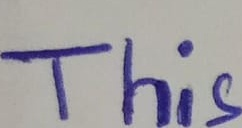
#> input picture words/word_1_1.jpg, 242 x 128 px, given as the content of the folder lines, which was not available
$ python letters_ext.py
#> lines starting #> are read from the running program, lines starting #| are printed output that depends on the picture; after the words box and inside, x2 and y2 are one past the last pixel; in counts of white or black regions, pixels touching at a corner belong together; pictures that were not available may be replaced by others from this repository, and a replacement may not be noted
import cv2
import numpy as np
import os

# Step 1: Extract Words from Each Line
def extract_words(line_paths, output_folder="words"):
    # Create output folder for words
#> called with output_folder = 'words'
    if not os.path.exists(output_folder):
        os.makedirs(output_folder)

    # Process each line image
    for line_idx, line_path in enumerate(line_paths):
        # Load the line image
        line = cv2.imread(line_path)
#> line is the input picture: shape (128, 242, 3); mean B, G, R 163.3, 158.5, 161.2

        # Convert to grayscale
        gray_line = cv2.cvtColor(line, cv2.COLOR_BGR2GRAY)
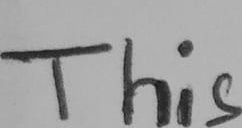
#> gray_line: shape (128, 242); min 22, max 189, mean 159.8

        # Threshold to binary (black and white)
        _, binary_line = cv2.threshold(gray_line, 127, 255, cv2.THRESH_BINARY_INV)
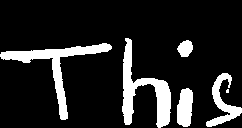
#> binary_line: shape (128, 242); 14.3% white; 6 white regions (1 under 20 px), largest, box (x1, y1, x2, y2) and area: (122, 38, 171, 128) 1552, (0, 43, 112, 120) 1493, (206, 73, 242, 127) 663, (177, 88, 193, 127) 504, (177, 40, 193, 57) 195

        # Sum pixel values horizontally (histogram)
        horizontal_histogram = np.sum(binary_line, axis=0)
#> horizontal_histogram = 242 values, max 22185 at index 127, min 0 at index 112, mean 4655.3

        # Define a threshold to find spaces between words
        threshold = 5  # Adjust this value based on the image
        min_space_width = 15  # Minimum number of consecutive non-colored columns to detect spaces
        words = []  # To store (start_col, end_col) of each word
        start_col = None
        space_counter = 0  # Counter to track spaces

        # Detect all start and end columns of words
        for c, value in enumerate(horizontal_histogram):
            if value > threshold:  # Found part of a word
                if start_col is None:
                    start_col = c  # Start of a word
                space_counter = 0  # Reset space counter
            elif value <= threshold:  # Found space
                if start_col is not None:
                    space_counter += 1
                    if space_counter >= min_space_width:  # Space is wide enough to separate words
                        end_col = c - space_counter  # End of the word
                        words.append((start_col, end_col))
                        start_col = None
                        space_counter = 0
#> this loop made 242 passes
#> (value, start_col) on pass 1: (765, 0)
#> value on passes 2 to 7: 1785, 1785, 2040, 1785, 2040, 2295
#> after the loop, start_col = 0; words = []

        # If the line ends with a word, handle it
        if start_col is not None:
            words.append((start_col, len(horizontal_histogram)))

        # Extract and save each word as a separate image
        if len(words) == 0:
            print(f"No words found in {line_path}.")
        else:
            for word_idx, (start_col, end_col) in enumerate(words):
                # Extract columns of the word
                word = line[:, start_col:end_col]

                # Save the extracted word
                output_path = os.path.join(output_folder, f"word_{line_idx + 1}_{word_idx + 1}.jpg")
                cv2.imwrite(output_path, word)
                print(f"Saved word: {output_path}")
#> this loop made 1 pass
#> (word_idx, start_col, end_col) on pass 1: (0, 0, 242)
#| Saved word: words/word_1_1.jpg

# Step 2: Get all line images from the lines folder
lines_folder = "lines"  # Folder containing the line images
line_paths = [os.path.join(lines_folder, file) for file in os.listdir(lines_folder) if file.endswith('.jpg')]

# Step 3: Run the Process for Extracting Words
words_folder = "words"  # Folder to save word images

# Extract words from the provided lines
extract_words(line_paths, output_folder=words_folder)

$ run again, on words/word_2_1.jpg
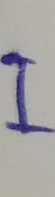
#> input picture words/word_2_1.jpg, 55 x 197 px, given as the content of the folder lines, which was not available
#> in extract_words, line is the input picture: shape (197, 55, 3); mean B, G, R 164.2, 163.7, 166.4
#> in extract_words, `gray_line = cv2.cvtColor(line, cv2.COLOR_BGR2GRAY)`:
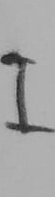
#> gray_line: shape (197, 55); min 31, max 187, mean 164.5
#> in extract_words, `_, binary_line = cv2.threshold(gray_line, 127, 255, cv2.THRESH_BINARY_..`:
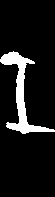
#> binary_line: shape (197, 55); 9.8% white; 1 white region, box (x1, y1, x2, y2) and area: (0, 51, 55, 134) 1067
#> horizontal_histogram = 55 values, max 19635 at index 20, min 510 at index 54, mean 4947
#> the loop in extract_words, `for c, value in enumerate(horizontal_histogram):` made 55 passes
#> (value, start_col) on pass 1: (765, 0)
#> after the loop in extract_words, `for c, value in enumerate(horizontal_histogram):`: start_col = 0; words = []
#> the loop in extract_words, `for word_idx, (start_col, end_col) in enumerate(words):` made 1 pass
#> (word_idx, start_col, end_col) on pass 1: (0, 0, 55)
#> (printed output is left out)

$ run again, on words/word_2_2.jpg
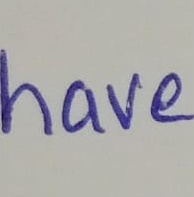
#> input picture words/word_2_2.jpg, 194 x 197 px, given as the content of the folder lines, which was not available
#> in extract_words, line is the input picture: shape (197, 194, 3); mean B, G, R 170.7, 170.2, 171.8
#> in extract_words, `gray_line = cv2.cvtColor(line, cv2.COLOR_BGR2GRAY)`:
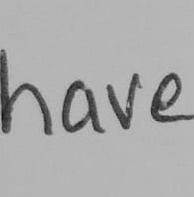
#> gray_line: shape (197, 194); min 13, max 194, mean 170.7
#> in extract_words, `_, binary_line = cv2.threshold(gray_line, 127, 255, cv2.THRESH_BINARY_..`:
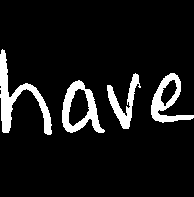
#> binary_line: shape (197, 194); 9.3% white; 4 white regions, box (x1, y1, x2, y2) and area: (0, 49, 52, 135) 1196, (62, 80, 105, 133) 925, (151, 73, 194, 123) 800, (107, 73, 141, 129) 632
#> horizontal_histogram = 194 values, max 21165 at index 2, min 0 at index 52, mean 4670.2
#> the loop in extract_words, `for c, value in enumerate(horizontal_histogram):` made 194 passes
#> (value, start_col) on pass 1: (9690, 0)
#> after the loop in extract_words, `for c, value in enumerate(horizontal_histogram):`: start_col = 0; words = []
#> the loop in extract_words, `for word_idx, (start_col, end_col) in enumerate(words):` made 1 pass
#> (word_idx, start_col, end_col) on pass 1: (0, 0, 194)
#> (printed output is left out)

$ run again, on words/word_2_3.jpg
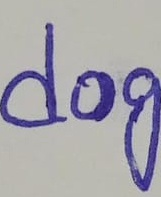
#> input picture words/word_2_3.jpg, 161 x 197 px, given as the content of the folder lines, which was not available
#> in extract_words, line is the input picture: shape (197, 161, 3); mean B, G, R 172, 164.3, 166.5
#> in extract_words, `gray_line = cv2.cvtColor(line, cv2.COLOR_BGR2GRAY)`:
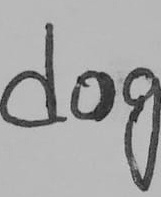
#> gray_line: shape (197, 161); min 16, max 205, mean 165.9
#> in extract_words, `_, binary_line = cv2.threshold(gray_line, 127, 255, cv2.THRESH_BINARY_..`:
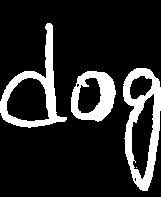
#> binary_line: shape (197, 161); 15.8% white; 4 white regions (1 under 20 px), largest, box (x1, y1, x2, y2) and area: (123, 68, 161, 191) 2080, (0, 23, 67, 128) 1699, (71, 71, 116, 122) 1230
#> horizontal_histogram = 161 values, max 26010 at index 49, min 0 at index 67, mean 7935.1
#> the loop in extract_words, `for c, value in enumerate(horizontal_histogram):` made 161 passes
#> (value, start_col) on pass 1: (3060, 0)
#> after the loop in extract_words, `for c, value in enumerate(horizontal_histogram):`: start_col = 0; words = []
#> the loop in extract_words, `for word_idx, (start_col, end_col) in enumerate(words):` made 1 pass
#> (word_idx, start_col, end_col) on pass 1: (0, 0, 161)
#> (printed output is left out)
